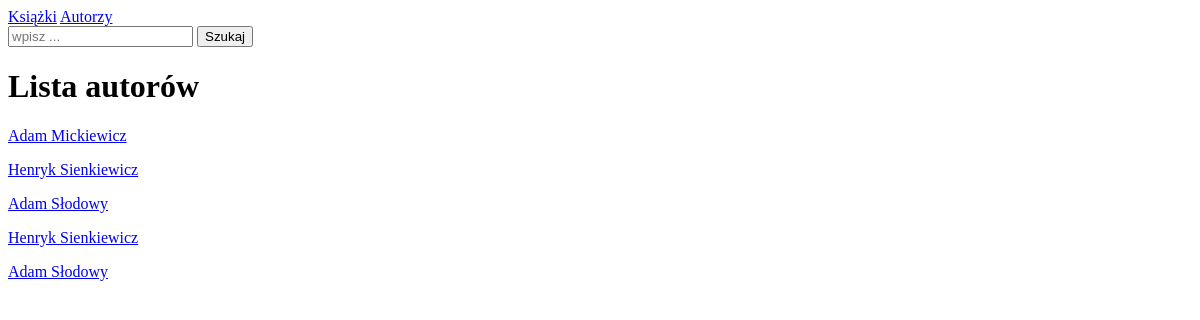
/authors/, run on an earlier commit of the app's database.
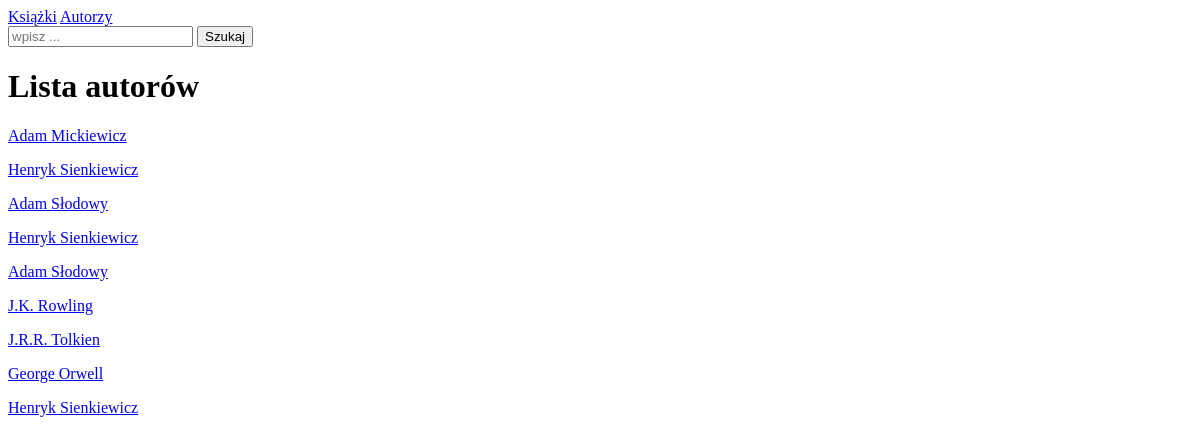
And on a later commit of the database.
### library/models.py (models this page shows)
class Author(models.Model):
    name = models.CharField(max_length=128)
    surname = models.CharField(max_length=128)
    birth_year = models.IntegerField()
    death_year = models.IntegerField(null=True, blank=True)
    def __str__(self):
        return f"{self.name} {self.surname}"

### library/views.py (the view)
# urls.py: path("authors/", views.authors_list, name="authors_list"),
def authors_list(request):
    q = request.GET.get("q")
    page_number = request.GET.get("page", 1)
    objects_per_page = request.GET.get("per_page", 10)
    if not q:
        authors = Author.objects.all()
    else:
        authors = Author.objects.filter(Q(name__icontains=q) | Q(surname__icontains=q))
    return render(request, "library/authors_list.html", {"authors": authors})

### library/templates/library/authors_list.html (shortened to what this page needs)
{% extends 'base.html' %}
{% block content %}
{% include 'library/_search_form.html' %}
<h1>Lista autorów</h1>
{% for author in authors %}
  <p><a href="{% url 'author_details' author.id %}">{{ author }}</a></p>
{% endfor %}
{% endblock %}

What changed in the data, as far as the page shows it:
added Author: name+surname "J.K. Rowling"
added Author: name+surname "J.R.R. Tolkien"
added Author: name+surname "George Orwell"
added Author: name+surname "Henryk Sienkiewicz"
